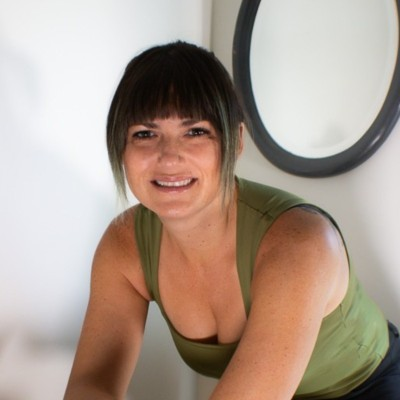
#> input picture LUCI Systems Design System/assets/jane-epstein-author.png, 400 x 400 px
$ python -i prepare-sales-pdf-assets.py   (imports and definitions only)
#> lines starting #> are read from the running program, lines starting #| are printed output that depends on the picture
#!/usr/bin/env python3
"""Prepare print-sized raster assets for sales-document PDF export."""
from __future__ import annotations

import http.server
import os
import shutil
import subprocess
import sys
import threading
import time
from pathlib import Path

try:
    from PIL import Image
    import numpy as np
    _HAS_PIL = True
except ImportError:
    _HAS_PIL = False

ROOT = Path(__file__).resolve().parent.parent
SALES_ASSETS = ROOT / "ui_kits" / "sales" / "assets"
SALES = ROOT / "ui_kits" / "sales"
CANON_DIAGRAMS = ROOT / "assets" / "diagrams"
CANON_LOGOS = ROOT / "assets" / "logos"
CANON_TEXTURES = ROOT / "assets" / "textures"
CHROME = "/Applications/Google Chrome.app/Contents/MacOS/Google Chrome"
PORT = 8799

# Raster resize targets (source may be PNG or prior export).
TARGETS = {
    "diagrams/luci-system-architecture.jpg": {
        "source": CANON_DIAGRAMS / "luci-system-architecture.png",
        "max_width": 1600,
        "max_height": 1092,
        "jpeg_quality": 80,
    },
    "client-logo-02.jpg": {
        "source": SALES_ASSETS / "client-logo-02.png",
        "max_width": 1000,
        "jpeg_quality": 82,
    },
    "interface-floor-view.jpg": {
        "source": SALES_ASSETS / "interface-floor-view.orig.png",
        "max_width": 2000,
        "jpeg_quality": 88,
    },
    "interface-floor-view-budgetary.jpg": {
        "source": SALES_ASSETS / "interface-floor-view.orig.png",
        "max_width": 1800,
        "jpeg_quality": 86,
    },
    "textures/texture-3.jpg": {
        "source": CANON_TEXTURES / "texture-3.png",
        "max_width": 400,
        "max_height": 284,
        "jpeg_quality": 78,
    },
    "textures/texture-circuit-header-mintgold.jpg": {
        "source": CANON_TEXTURES / "texture-circuit-header-mintgold.png",
        "max_width": 480,
        "jpeg_quality": 80,
    },
    "textures/texture-circuit-navy-mint.jpg": {
        "source": CANON_TEXTURES / "texture-circuit-navy-mint.png",
        "max_width": 360,
        "jpeg_quality": 80,
    },
    "textures/sow-page-bg-baked-print.jpg": {
        "source": CANON_TEXTURES / "sow-page-bg-baked.jpg",
        "max_width": 1200,
        "max_height": 1550,
        "jpeg_quality": 72,
    },
    "logos/luci-wordmark-black-320.png": {
        "source": CANON_LOGOS / "luci-full-mintmark-blacktext.png",
        "max_width": 320,
        "png": True,
        "alpha": True,
    },
    "logos/luci-wordmark-white-320.png": {
        "source": CANON_LOGOS / "luci-full-mintmark-white.png",
        "max_width": 320,
        "png": True,
        "alpha": True,
    },
    "logos/paragon-casino-resort-print.png": {
        "source": CANON_LOGOS / "paragon-casino-resort.png",
        "max_width": 560,
        "png": True,
        "alpha": True,
    },
}

# SVG → JPEG (stops Chrome from rasterizing diagrams at 2000–2500px in print).
SVG_RASTER = [
    ("diagrams/luci-what-luci-is.svg", "diagrams/luci-what-luci-is.jpg", 1400, 750, 90, "F5F8FA"),
    ("diagrams/embedded-operation-orbit-names.svg", "diagrams/embedded-operation-orbit-names.png", 1500, 830, None, "E5E3DF"),
    ("case-relocation.svg", "case-relocation.jpg", 700, 368, 85, "F5F8FA"),
    ("features/feature-map-dashboard.svg", "features/feature-map-dashboard.jpg", 700, 394, 82),
    ("features/feature-open-integration.svg", "features/feature-open-integration.jpg", 700, 394, 82),
    ("features/feature-pin-control.svg", "features/feature-pin-control.jpg", 700, 394, 82),
    ("features/feature-monitoring.svg", "features/feature-monitoring.jpg", 700, 394, 82),
    ("features/feature-presets.svg", "features/feature-presets.jpg", 700, 394, 82),
    ("features/feature-automation.svg", "features/feature-automation.jpg", 700, 394, 82),
    ("diagrams/luci-consolidation-ledger.svg", "diagrams/luci-consolidation-ledger.jpg", 1320, 1246, 85),
    ("diagrams/embedded-operation-orbit.svg", "diagrams/embedded-operation-orbit.jpg", 1000, 556, 88, "F5F8FA"),
    # Brochure PDF — lossless PNG at print width so orbit labels stay sharp in Acrobat.
    ("diagrams/embedded-operation-orbit.svg", "diagrams/embedded-operation-orbit-brochure.png", 1800, 1000, None, "F5F8FA"),
]

# Canon-only SVGs referenced from ../../assets/logos/ in HTML.
CANON_SVG_RASTER = [
    ("logos/ameristar-council-bluffs.svg", "logos/ameristar-council-bluffs.jpg", 288, 88, 88),
    ("logos/ameristar-council-bluffs.svg", "logos/ameristar-council-bluffs.png", 288, 88, None),
]

MAX_PDF_RASTER_PX = 1800
BROCHURE_NAVY = (16, 35, 45)

# .cap-page--what .cap-shot printed box (brochure.css print rules, page 1):
#   width  = page_w(8.5in) - left(46% of 8.5in = 3.91in)              = 4.59in
#   height = .cap-what-upper's fixed print height (4.7in); the ±24px  = 4.70in
#            top/bottom bleed on .cap-shot is clipped away by the
#            parent's overflow:hidden, so it never actually shows.
# Measured empirically by rendering a magenta-outlined build and reading
# pixel bounds (see chat history) — matches this arithmetic to <1%.
# object-fit:cover + object-position:right crops the SOURCE image down to
# this aspect, keeping the image's right side. If we bake the feather onto
# the raw (uncropped) source, the crop throws away almost the entire
# feathered region (it lives at the image's left edge). Pre-cropping to this
# exact aspect first means the baked feather is applied to the pixels that
# actually survive into the PDF.
BROCHURE_SHOT_ASPECT = 4.59 / 4.70  # width / height


def brochure_floor_feather_alpha(t: float) -> float:
    """Match .cap-shot__feather linear-gradient stops in brochure.css (container-relative)."""
    if t <= 0.0:
        return 1.0
    if t <= 0.08:
        return 1.0 - (t / 0.08) * 0.15
    if t <= 0.22:
        return 0.85 - ((t - 0.08) / 0.14) * 0.55
    if t <= 0.38:
        return 0.30 - ((t - 0.22) / 0.16) * 0.30
    return 0.0


def bake_brochure_floor_shot(src: Path, dest: Path) -> tuple[Path, tuple[int, int], int]:
    """Crop the floor-plan raster to the printed shot's exact aspect (anchored
    right, matching object-position:right), THEN bake the navy left-edge
    feather onto the surviving pixels so it isn't cropped away by the browser."""
#> called with src = '../assets/jane-epstein-author.png', dest = 'out.png'
    im = Image.open(src).convert("RGB")
#> im is the input picture: PIL image 400x400 RGB; mean R, G, B 174.2, 156.5, 144
    w, h = im.size
#> w = 400; h = 400
    target_w = round(h * BROCHURE_SHOT_ASPECT)
#> target_w = 391
    if target_w < w:
        im = im.crop((w - target_w, 0, w, h))
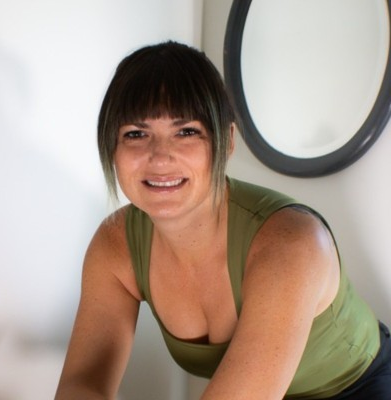
#> im: PIL image 391x400 RGB; mean R, G, B 173, 155, 142.2
    w, h = im.size
#> w = 391
    max_w = 1400
    if w > max_w:
        im = im.resize((max_w, round(h * max_w / w)), Image.Resampling.LANCZOS)
        w, h = im.size

    arr = np.array(im, dtype=np.float32)
    xs = np.arange(w, dtype=np.float32) / float(w)
#> xs = 391 values from 0 to 0.997
    alphas = np.vectorize(brochure_floor_feather_alpha)(xs)
    navy = np.array(BROCHURE_NAVY, dtype=np.float32)
    for x, alpha in enumerate(alphas):
        if alpha <= 0.0:
            continue
        arr[:, x, :] = arr[:, x, :] * (1.0 - alpha) + navy * alpha
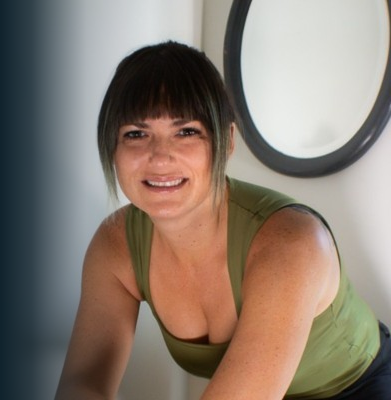
#> arr: shape (400, 391, 3) float32; mean R, G, B 137.1, 123.5, 112.5
    out = Image.fromarray(np.clip(arr, 0, 255).astype(np.uint8))
#> (the run stopped early here; a loop or call above may not have finished)
